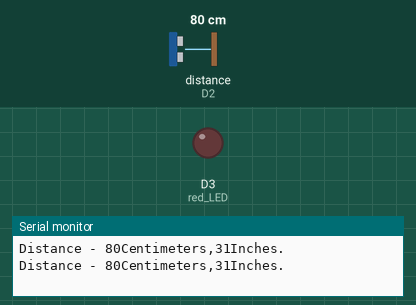
Simulated run of this sketch. Board: ESP8266 (NodeMCU). Parts: output pins drawn as LEDs (lit = HIGH), the last lines printed to the serial monitor. Wiring (inferred from the names in the program): ultrasonic range finder: trigger D1; echo D2. Inputs (shaded band) come from the test bench; at power-on: distance to the obstacle (sensor on D2) 80 cm. The echo pulse lasts 58.3 µs per cm; pins used as bus, display or sensor lines are not drawn.

Above: at 2.8 s.
2.9 s: distance to the obstacle (sensor on D2) set to 22 cm
5.6 s: distance to the obstacle (sensor on D2) set to 18 cm
At 6.9 s:
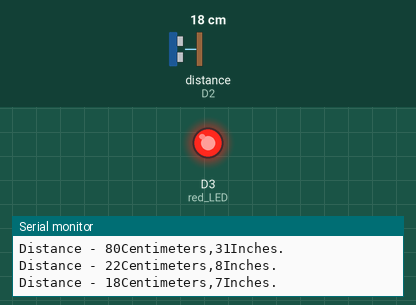
8.3 s: distance to the obstacle (sensor on D2) set to 35 cm
At 11.2 s:
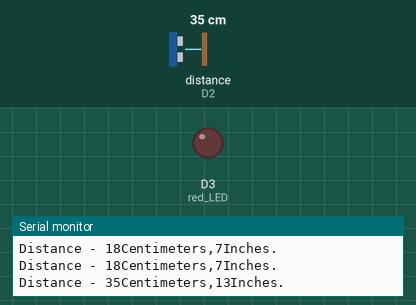
11.5 s: distance to the obstacle (sensor on D2) set to 2 cm
At 12.8 s:
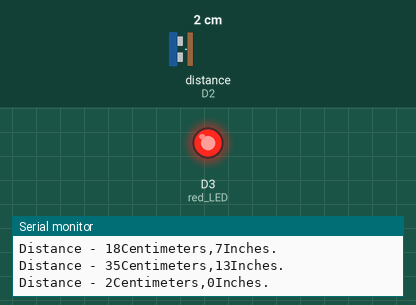
Timing chart, 0 to 14.5 s (numbered marks = the images above; inputs shaded):
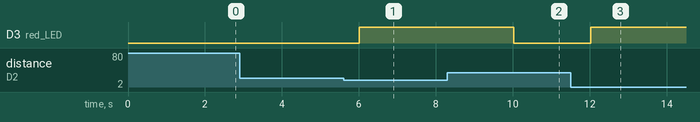

Measured:
- the behaviour switches between 20 and 19 cm on distance to the obstacle (sensor on D2) (found by bisection; images 0 and 1)
- after the input at 5.6 s, D3 (red_LED): LOW → HIGH after 0.41 s
- after the input at 8.3 s, D3 (red_LED): HIGH → LOW after 1.7 s
- after the input at 11.5 s, D3 (red_LED): LOW → HIGH after 0.52 s

The sketch:

ultrasonic_sensor.ino
```cpp
void setup() {
  pinMode(D2, INPUT); //echo
  pinMode(D1, OUTPUT); //trigger
  pinMode(D3, OUTPUT); //red LED
  Serial.begin(9600);

}

void loop() {
  digitalWrite(D1, HIGH);
  delayMicroseconds(10);
  digitalWrite(D1, LOW);
  delayMicroseconds(10);

  long t = pulseIn(D2,HIGH)/2;  //reads ultrasound waves and counts in microsec
  long d_cm=t/29;
  long d_inch=t/74;
  Serial.print("Distance - ");
  Serial.print(d_cm);
  Serial.print("Centimeters,");
  Serial.print(d_inch);
  Serial.println("Inches.");

  //if distance is <20cm led glows-code given below

  if(d_cm<20){
    digitalWrite(D3, HIGH);
  }
  else{
    digitalWrite(D3, LOW);
  }
  delay(2000);

}
```
